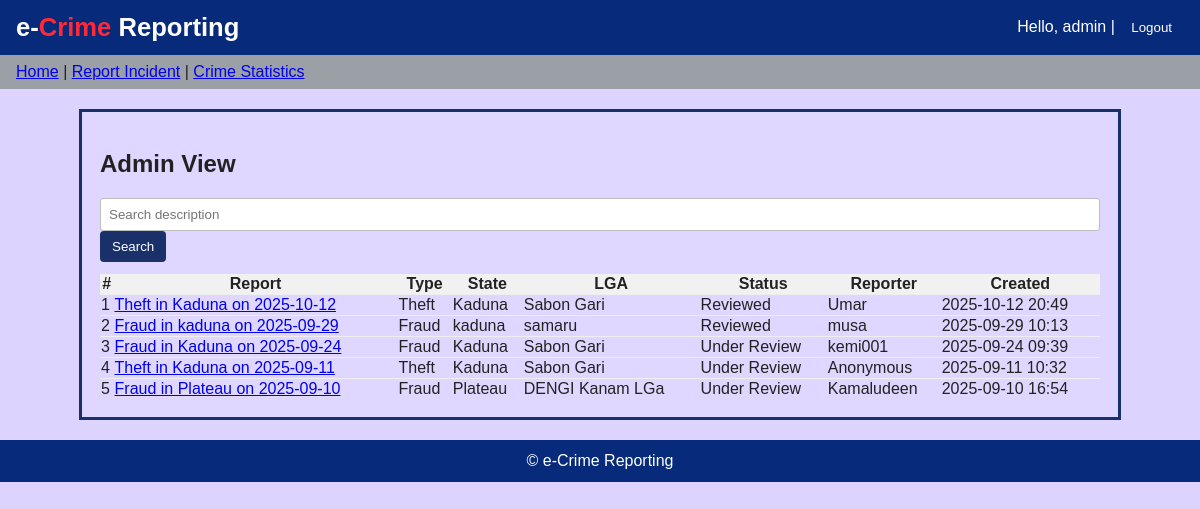
The page /dashboard/ (signed in) on the database its author committed.
### reports/models.py (models this page shows)
class Report(models.Model):
    reporter = models.ForeignKey(User, on_delete=models.SET_NULL, null=True, blank=True)
    crime_type = models.CharField(max_length=50, choices=CRIME_CHOICES, default='other')
    state = models.CharField(max_length=100, blank=True)
    lga = models.CharField("Location / LGA", max_length=150, blank=True)
    location_description = models.TextField(blank=True)
    incident_description = models.TextField()
    security_agency = models.CharField(max_length=150, blank=True)
    progress_notes = models.TextField(blank=True)
    status = models.CharField(max_length=20, choices=STATUS_CHOICES, default='new')
    image = models.ImageField(upload_to='reports/', blank=True, null=True)
    created_at = models.DateTimeField(auto_now_add=True)
    updated_at = models.DateTimeField(auto_now=True)
    class Meta:
        ordering = ['-created_at']
    def __str__(self):
        date_str = self.created_at.strftime('%Y-%m-%d') if self.created_at else 'Unknown date'
        return f"{self.get_crime_type_display()} in {self.state or 'Unknown'} on {date_str}"

### reports/views.py (the view)
# urls.py: path('dashboard/', views.dashboard, name='dashboard'),
@user_passes_test(is_staff)
def dashboard(request):
    q = request.GET.get('q', '')
    reports = Report.objects.all()
    if q:
        reports = reports.filter(incident_description__icontains=q)
    return render(request, 'dashboard.html', {'reports': reports})

### reports/views.py (called while the page is built)
def is_staff(user):
    return user.is_staff

### templates/dashboard.html (shortened to what this page needs)
{% extends 'base.html' %}
{% block content %}
  <h2>Admin View</h2>
  <form method="get" style="margin-bottom:12px;">
    <input type="text" name="q" placeholder="Search description" value="{{ request.GET.q|default:'' }}">
    <button type="submit">Search</button>
  </form>
  <table style="width:100%; border-collapse:collapse;">
    <thead>
      <tr style="background:#f1f1f1;">
        <th>#</th>
        <th>Report</th>
        <th>Type</th>
        <th>State</th>
        <th>LGA</th>
        <th>Status</th>
        <th>Reporter</th>
        <th>Created</th>
      </tr>
    </thead>
    <tbody>
      {% for r in reports %}
        <tr style="border-top:1px solid #eee;">
          <td>{{ forloop.counter }}</td>
          <td><a href="{% url 'report_detail' r.pk %}">{{ r }}</a></td>
          <td>{{ r.get_crime_type_display }}</td>
          <td>{{ r.state }}</td>
          <td>{{ r.lga }}</td>
          <td>{{ r.get_status_display }}</td>
          <td>
            {% if r.reporter %}
              {{ r.reporter.username }}
            {% else %}
              Anonymous
            {% endif %}
          </td>
          <td>{{ r.created_at|date:"Y-m-d H:i" }}</td>
        </tr>
      {% empty %}
        <tr><td colspan="8">No reports found</td></tr>
      {% endfor %}
    </tbody>
  </table>
{% endblock %}

### templates/base.html (shortened to what this page needs)
{% load static %}
<!doctype html>
<html lang="en">
<head>
  <link rel="stylesheet" href="{% static 'css/input.css' %}">
</head>
<body>
  <header class="header">
    <div class="logo">e-<span style="color:#ff2938;">Crime</span> Reporting</div>
    <div style="margin-left:auto">
      {% if user.is_authenticated %}
        Hello, {{ user.username }} |
        <form action="{% url 'logout' %}" method="post" style="display:inline;">
          <button type="submit" style="background:none;border:none;color:#fff;cursor:pointer;">
            Logout
          </button>
        </form>
      {% else %}
        <a href="{% url 'login' %}" style="color:#fff;">Login</a> |
        <a href="{% url 'register' %}" style="color:#fff;">Register</a>
      {% endif %}
    </div>
  </header>
  <nav class="nav">
    <a href="{% url 'home' %}">Home</a> |
    <a href="{% url 'report_create' %}">Report Incident</a> |
    <a href="{% url 'dashboard' %}">Crime Statistics</a>
  </nav>
  <main class="container">
    {% block content %}{% endblock %}
  </main>
  <footer style="text-align:center;padding:12px;background:#072a7a;color:#fff;margin-top:20px;">
    &copy; {{ now.year }} e-Crime Reporting
  </footer>
</body>
</html>

### static/css/input.css (style rules this page uses)
body { font-family: Arial, Helvetica, sans-serif; background: #dcd3ff; color: #222; margin: 0; }
.header { background: #072a7a; color: white; padding: 12px 16px; display:flex; align-items:center; gap:12px; }
.header .logo { font-weight: 700; font-size: 1.6rem; }
.nav { background: #9aa0a6; padding: 8px 16px; }
.container { max-width: 1000px; margin: 20px auto; background: rgba(255,255,255,0.08); padding: 18px; border: 3px solid #19306b; }
input[type="text"], input[type="email"], select, textarea { width: 100%; padding: 8px; border: 1px solid #bdbdbd; border-radius: 3px; box-sizing: border-box; }
button, input[type="submit"] { background: #19306b; color: #fff; padding: 8px 12px; border: none; border-radius: 4px; cursor:pointer; }

### rows shown on the page
Report: created_at+crime_type+state "Theft in Kaduna on 2025-10-12", crime_type "Theft", state "Kaduna", lga "Sabon Gari", status "Reviewed", reporter.username "Umar", created_at "2025-10-12 20:49"
Report: created_at+crime_type+state "Fraud in kaduna on 2025-09-29", crime_type "Fraud", state "kaduna", lga "samaru", status "Reviewed", reporter.username "musa", created_at "2025-09-29 10:13"
Report: created_at+crime_type+state "Fraud in Kaduna on 2025-09-24", crime_type "Fraud", state "Kaduna", lga "Sabon Gari", status "Under Review", reporter.username "kemi001", created_at "2025-09-24 09:39"
Report: created_at+crime_type+state "Theft in Kaduna on 2025-09-11", crime_type "Theft", state "Kaduna", lga "Sabon Gari", status "Under Review", shows "Anonymous", created_at "2025-09-11 10:32"
Report: created_at+crime_type+state "Fraud in Plateau on 2025-09-10", crime_type "Fraud", state "Plateau", lga "DENGI Kanam LGa", status "Under Review", reporter.username "Kamaludeen", created_at "2025-09-10 16:54"

### other values the page prints
{{ user.username }} "admin"
